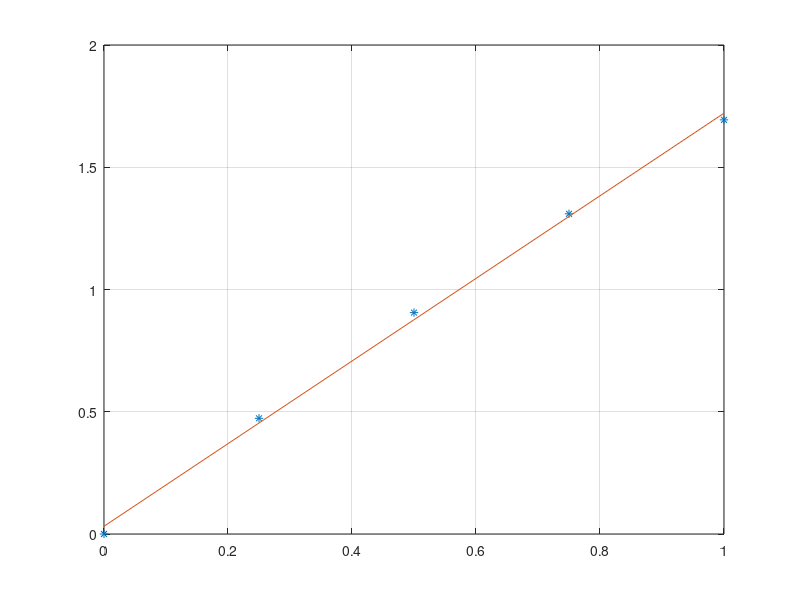

Here is the MATLAB script that generated this plot:
clc;
clear;
close all;

% Input
x = [0, 0.25, 0.5, 0.75, 1];
y = [0, 0.47314, 0.90546, 1.30962, 1.69375];

% Algorithm
y = y';
n = length(y);

A = [n, sum(x); sum(x), sum(x.^2)];
B = [sum(y); x*y];

ba = A\B;

% Output
fprintf('|%.10f\t%.10f\t||b| |%.10f\t|\n', A(1,1), A(1, 2), B(1));
fprintf('|%.10f\t%.10f\t||a|=|%.10f\t|\n', A(2,1), A(2, 2), B(2));
fprintf('\n|b| |%.10f\t|\n|a|=|%.10f\t|\n', ba(1), ba(2));
fprintf('\ny = a*x + b = %.10f*x + %.10f\n', ba(2), ba(1));

% Plot
yy = [ones(n, 1), x']*ba;
plot(x, y, '*', x, yy, '-');
grid on;

% **************************************************^**************************************************
% *****************************# Copyright by Ali Forouzandeh Hafshejani #*****************************
% ******************************# Scientific Computing Specialist 20@21 #******************************
% **************************************************^**************************************************